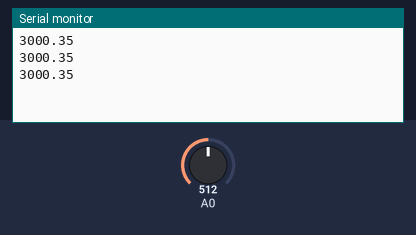
The sketch below on a simulated Arduino Uno, built with avr-gcc and run on an emulated ATmega328P. On the bench: the last lines printed to the serial monitor. The inputs (shaded band) are chosen by the test bench; at power-on: A0 = 512.

Above: at 1.3 s.
1.4 s: A0 set to 716
At 1.9 s:
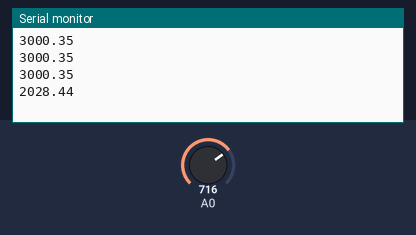
2.9 s: A0 set to 900
At 3.4 s:
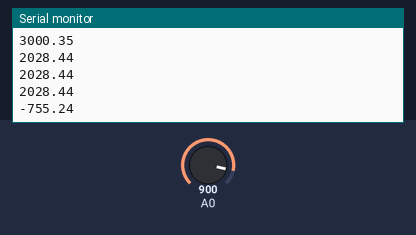
Timing chart, 0 to 5.9 s (numbered marks = the images above; inputs shaded):
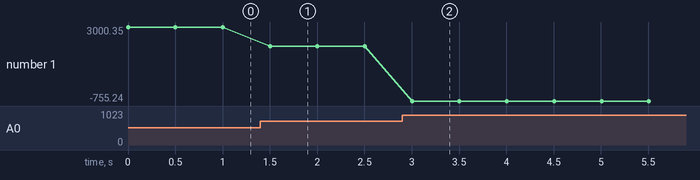

Measured:
- after the input at 1.4 s, the serial monitor: prints a new line after 0.10 s (image 1)
- after the input at 2.9 s, the serial monitor: prints a new line after 0.10 s (image 2)
- plotted number 1: 3000.35 → 2028.44 after the input at 1.4 s, 2028.44 → -755.24 after the input at 2.9 s

The sketch:

turbidity.ino
```cpp
void setup() {
 Serial.begin(9600); //Baud rate: 9600
}
void loop() {
 int sensorValue = analogRead(A0);// read the input on analog pin 0:
 float voltage = sensorValue * (5.0/1024.0);
 float ntu = -1120.4*voltage*voltage + 5742.3*voltage - 4352.9;
 Serial.println(ntu); // print out the value you read:
 delay(500);
}
```
